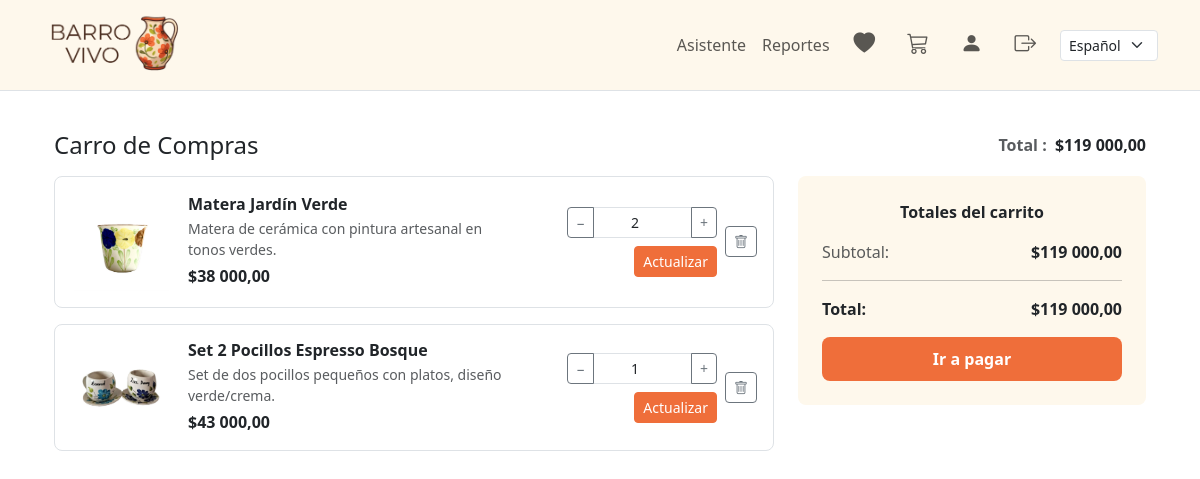
The page /pedido/carrito/ (signed in) on the database its author committed.
### pedido/models.py (models this page shows, shortened)
class ItemCarrito(models.Model):
    carrito = models.ForeignKey(Carrito, on_delete=models.CASCADE, related_name='items')
    producto = models.ForeignKey(Producto, on_delete=models.CASCADE)
    cantidad = models.PositiveIntegerField(default=1)
    fecha_agregado = models.DateTimeField(auto_now_add=True)
    class Meta:
        unique_together = ['carrito', 'producto']
    @property
    def subtotal(self):
        return self.producto.precio * self.cantidad

### producto/models.py (models this page shows, shortened)
class Producto(models.Model):
    nombre = models.CharField(max_length=120, verbose_name="Nombre")
    descripcion = models.TextField(blank=True, verbose_name="Descripción")
    categorias = models.ManyToManyField(Categoria, related_name="productos", blank=True, verbose_name="Categorías")
    precio = models.DecimalField(max_digits=12, decimal_places=2, verbose_name="Precio")
    imagen = models.ImageField(upload_to="productos/", blank=True, null=True, verbose_name="Imagen")
    cantidad_disp = models.PositiveIntegerField(default=0, verbose_name="Cantidad disponible")
    es_activo = models.BooleanField(default=True, verbose_name="Visible")
    creado = models.DateTimeField(auto_now_add=True)
    actualizado = models.DateTimeField(auto_now=True)
    class Meta:
        ordering = ["nombre"]

### pedido/views.py (the view)
# urls.py: path("carrito/", CarritoDetalleView.as_view(), name="carrito"),
class CarritoDetalleView(CarritoMixin, TemplateView):
    template_name = "carrito_detalle.html"
    def get_context_data(self, **kwargs):
        ctx = super().get_context_data(**kwargs)
        carrito = self.get_carrito()
        ctx["carrito"] = carrito
        ctx["items"] = carrito.items.all()
        ctx["total"] = carrito.obtener_total()
        return ctx

### pedido/models.py (called while the page is built)
    def obtener_total(self):
        return sum(item.subtotal for item in self.items.all())

### pedido/views.py (called while the page is built)
    def get_carrito(self):
        carrito, _ = Carrito.objects.get_or_create(usuario=self.request.user)
        return carrito

### pedido/templates/carrito_detalle.html (shortened to what this page needs)
{% extends "base.html" %}
{% load humanize i18n %}
{% block content %}
<div class="container py-3">
  <div class="d-flex align-items-center justify-content-between mb-3">
    <h4 class="mb-0">{% trans "Carro de Compras" %}</h4>
    <div class="fw-semibold">
      <span class="text-muted me-1">{% trans "Total" %} :</span>
      <span>${{ total|intcomma }}</span>
    </div>
  </div>
  {% if items %}
  <div class="row g-4">
    <div class="col-lg-8">
      <div class="p-0">
        {% for item in items %}
        <div class="border rounded-3 px-3 py-3 mb-3">
          <div class="row align-items-center g-3">
            <div class="col-3 col-sm-2">
              {% if item.producto.imagen %}
                <img src="{{ item.producto.imagen.url }}" alt="{{ item.producto.nombre }}" class="img-fluid rounded">
              {% else %}
                <div class="bg-light rounded d-flex align-items-center justify-content-center" style="height:80px;">
                  <span class="text-muted small">{% trans "Sin imagen" %}</span>
                </div>
              {% endif %}
            </div>
            <div class="col-9 col-sm-6">
              <div class="fw-semibold mb-1" style="line-height:1.2">{{ item.producto.nombre }}</div>
              <div class="text-muted small mb-1">{{ item.producto.descripcion|default_if_none:""|truncatewords:14 }}</div>
              <div class="fw-semibold">${{ item.producto.precio|intcomma }}</div>
            </div>
            <div class="col-12 col-sm-4">
              <div class="d-flex justify-content-sm-end align-items-center">
                <form method="post" action="{% url 'pedido:actualizar_cantidad' item.id %}" class="me-2">
                  <div class="input-group input-group-sm" style="max-width: 150px;">
                    <button type="button" class="btn btn-outline-secondary" onclick="cambiarCantidad('{{ item.id }}', -1)">−</button>
                    <input id="cantidad-{{ item.id }}" class="form-control text-center" type="number" name="cantidad" min="1" value="{{ item.cantidad }}">
                    <button type="button" class="btn btn-outline-secondary" onclick="cambiarCantidad('{{ item.id }}', 1)">+</button>
                  </div>
                  <div class="text-end mt-2">
                    <button type="submit" class="btn btn-primary btn-sm">{% trans "Actualizar" %}</button>
                  </div>
                </form>
                <form method="post" action="{% url 'pedido:remover_del_carrito' item.id %}">
                  <button type="submit" class="btn btn-outline-secondary btn-sm" title="Eliminar" onclick="return confirm('¿Eliminar este producto del carrito?')"> <i class="bi bi-trash"></i> </form>
              </div>
            </div>
          </div>
        </div>
        {% endfor %}
      </div>
    </div>
    <div class="col-lg-4">
      <div class="p-4 rounded-3" style="background:#FEF8EC;">
        <div class="fw-semibold text-center mb-3">{% trans "Totales del carrito" %}</div>
        <div class="d-flex justify-content-between mb-2">
          <span class="text-muted">{% trans "Subtotal:" %}</span>
          <span class="fw-semibold">${{ total|intcomma }}</span>
        </div>
        <hr class="my-3">
        <div class="d-flex justify-content-between mb-3">
          <span class="fw-semibold">{% trans "Total:" %}</span>
          <span class="fw-semibold">${{ total|intcomma }}</span>
        </div>
  {% if items %}
<a href="{% url 'pedido:checkout' %}" class="btn btn-bv btn-bv-cta w-100">
  {% trans "Ir a pagar" %}
</a>
  {% endif %}
      </div>
    </div>
  </div>
  {% endif %}
</div>
{% endblock %}

### static/tema.css (style rules this page uses)
:root { --mini-bg: #FEF8EC; --hover-bg: #D9D9D9; }
.btn-bv { background-color:#EF6E3A; border-color:#EF6E3A; color:#fff; }
:root { --bs-primary: #EF6E3A; --bs-primary-rgb: 239,110,58; --bs-link-color: #EF6E3A; --bs-link-hover-color: #d55f30; }
.btn-primary { --bs-btn-color:#fff; --bs-btn-bg:#EF6E3A; --bs-btn-border-color:#EF6E3A; --bs-btn-hover-bg:#d55f30; --bs-btn-hover-border-color:#d55f30; --bs-btn-focus-shadow-rgb: var(--bs-primary-rgb); --bs-btn-active-bg:#c9562c; --bs-btn-active-border-color:#c9562c; }
.btn-bv { background: #EF6E3A; color: white; border: none; padding: 10px 20px; border-radius: 8px; transition: 0.3s; }
.btn-bv-cta { font-weight: 600; display: inline-flex; align-items: center; justify-content: center; gap: 6px; }

### rows shown on the page
ItemCarrito: producto.imagen (picture), producto.nombre "Matera Jardín Verde", producto.descripcion "Matera de cerámica con pintura artesanal en tonos verdes.", producto.precio "38 000,00", cantidad "2"
ItemCarrito: producto.imagen (picture), producto.nombre "Set 2 Pocillos Espresso Bosque", producto.descripcion "Set de dos pocillos pequeños con platos, diseño verde/crema.", producto.precio "43 000,00", cantidad "1"

### other values the page prints
{{ total|intcomma }} "119 000,00"
form field language "Español"
